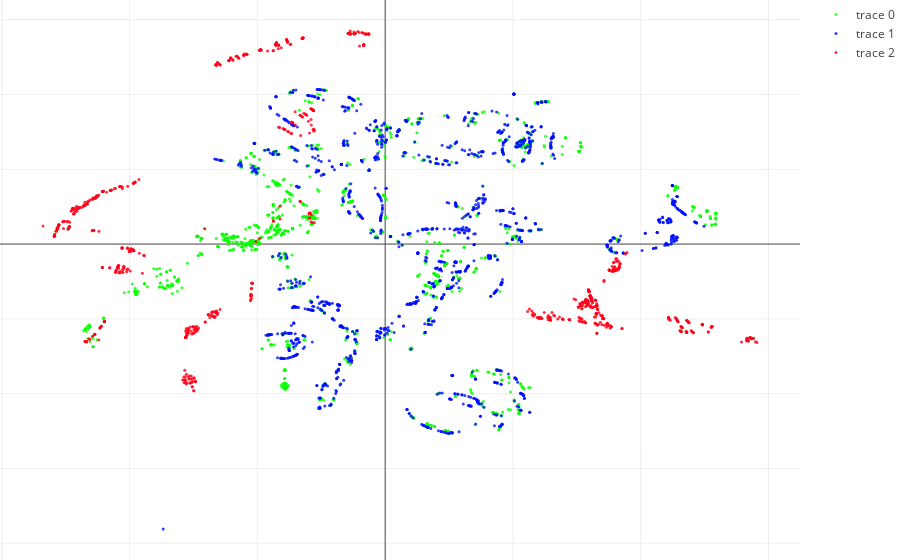

Here is the notebook cell this chart was saved with:
### Code cell
draw2dFrame(a, X_embedded, 'saiu')

### Figure 1 — Plotly figure (JSON) as saved in the notebook; plotly's stock layout.template omitted (floating-point values rounded to 4 significant figures; data arrays with more than 128 entries replaced by an {"elided": "..."} marker saying what was removed)
{"data": [{"marker": {"color": "rgb(7,255,0)", "opacity": 0.8, "size": 3}, "mode": "markers", "type": "scatter", "uid": "c38d5368-b8d3-472c-9a78-6119793e5c4d", "x": {"elided": "1308 float values"}, "y": {"elided": "1308 float values"}}, {"marker": {"color": "rgb(0,15,255)", "opacity": 0.8, "size": 3}, "mode": "markers", "type": "scatter", "uid": "290cb844-687d-48ec-90c3-0d8074ac6e46", "x": {"elided": "1529 float values"}, "y": {"elided": "1529 float values"}}, {"marker": {"color": "rgb(255,0,23)", "opacity": 0.8, "size": 3}, "mode": "markers", "type": "scatter", "uid": "03ffd281-c875-4045-bd17-bff8af431b32", "x": {"elided": "803 float values"}, "y": {"elided": "803 float values"}}], "layout": {"margin": {"b": 0, "l": 0, "r": 0, "t": 0}}}
